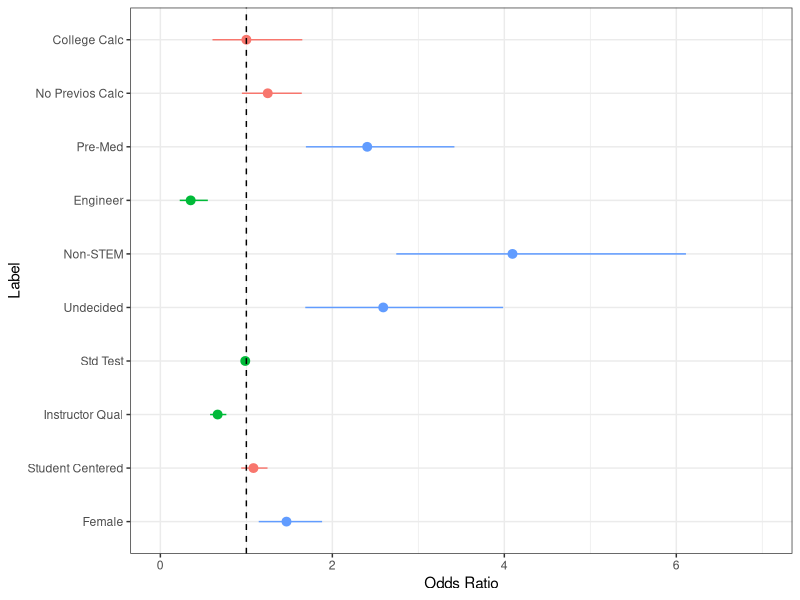

The R source for this figure:
## ---- chunk 1
knitr::opts_chunk$set(echo = FALSE, message = FALSE,
                      warning = FALSE, fig.width = 4,
                      fig.height = 4, tidy = TRUE)

library(dplyr)
library(tidyr)
library(knitr)
library(kableExtra)
library(forcats)
library(ggplot2)
library(mlmRev)
library(lme4)

## ---- chunk 2
data <- read.csv("CSPCC_Switcher_Data.csv")
data$Q3FUS=paste(data$Q3FUS_No, data$Q3FUS_Yes)
## ---- chunk 3
s1 <- data %>% 
  filter(Q26 == 1, Q3FUS_No == "No") %>% 
  mutate(Switch = 1)
s2 <- data %>% 
  filter(Q26 == 3, Q3FUS_No == "No") %>% 
  mutate(Switch = 1)
s3 <- data %>% 
  filter(is.na(Q26),Q5Post == 1, Q3FUS_No == "No") %>%
  mutate(Switch = 1)
s4 <- data %>% 
  filter(is.na(Q26),Q5Post == 3, Q3FUS_No == "No") %>%
  mutate(Switch = 1)
s5 <- data %>% 
  filter(Q26 == 1, Q3Post == 3, Q5Post == 1, Q3FUS_No != "No", Q3FUS_Yes != "Yes") %>% 
  mutate(Switch = 1)
s6 <- data %>% 
  filter(Q26 ==1, Q3Post == 2, Q3FUS_No != "No", Q3FUS_Yes != "Yes") %>%
  mutate(Switch = 1)
s7 <- data %>% 
  filter(Q26 == 3, Q5Post == 1, Q3Post == 3, Q3FUS_No != "No", Q3FUS_Yes != "Yes") %>% 
  mutate(Switch = 1)
s8 <- data %>% 
  filter(Q26 == 3, Q3Post == 2, Q3FUS_No != "No", Q3FUS_Yes != "Yes") %>% 
  mutate(Switch = 1)
s9 <- data %>%
  filter(is.na(Q26), Q5Post == 1, Q3Post ==3, Q3FUS_No != "No", Q3FUS_Yes != "Yes") %>%
  mutate(Switch = 1)
s10 <- data %>% 
  filter(is.na(Q26), Q5Post ==1, Q3Post ==2, Q3FUS_No != "No", Q3FUS_Yes != "Yes") %>% 
  mutate(Switch = 1)
s11 <- data %>%
  filter(is.na(Q26), Q5Post == 3, Q3Post ==2, Q3FUS_No != "No", Q3FUS_Yes != "Yes") %>%
  mutate(Switch = 1)
## ---- chunk 4
p12 <- data %>%
  filter(Q26 == 1, Q3FUS_Yes == "Yes") %>% 
  mutate(Switch = 0)

p13 <- data %>% 
  filter(Q26 == 3, Q3FUS_Yes == "Yes") %>% 
  mutate(Switch = 0)

p14 <- data %>%
  filter(is.na(Q26), Q5Post == 1, Q3FUS_Yes == "Yes") %>%
  mutate(Switch = 0)

p15 <- data %>% 
  filter(is.na(Q26), Q5Post == 3, Q3FUS_Yes == "Yes") %>% 
  mutate(Switch = 0)

p16 <- data %>%
  filter(Q26 == 1, Q3Post == 1, Q3FUS_No != "No", Q3FUS_Yes != "Yes") %>%
  mutate(Switch = 0)

p17 <- data %>% 
  filter(Q26 == 1, Q5Post == 3, Q3Post == 3, Q3FUS_No != "No", Q3FUS_Yes != "Yes") %>%
  mutate(Switch = 0)

p18 <- data %>% 
  filter(Q26 == 1, Q5Post == 2, Q3Post == 3, Q3FUS_No != "No", Q3FUS_Yes != "Yes" ) %>%
  mutate(Switch = 0)

p19 <- data %>% 
  filter(Q26 == 1, is.na(Q5Post), Q3Post == 3, Q3FUS_No != "No", Q3FUS_Yes != "Yes") %>%
  mutate(Switch = 0)

p20 <- data %>%
  filter(Q26 == 3, Q3Post == 1, Q3FUS_No != "No", Q3FUS_Yes != "Yes") %>%
  mutate(Switch = 0)
p21 <- data %>% 
  filter(Q26 == 3, Q5Post == 3, Q3Post == 3, Q3FUS_No != "No", Q3FUS_Yes != "Yes") %>%
  mutate(Switch = 0)


p22 <- data %>%
  filter(Q26 == 3, Q5Post == 2, Q3Post == 3, Q3FUS_No != "No", Q3FUS_Yes != "Yes")  %>%
  mutate(Switch = 0)

p23 <- data %>%
  filter(Q26 == 3, is.na(Q5Post), Q3Post == 3, Q3FUS_No != "No", Q3FUS_Yes != "Yes" )  %>%
  mutate(Switch = 0)

p24 <- data %>% 
  filter(is.na(Q26), Q5Post == 1, Q3Post == 1, Q3FUS_No != "No", Q3FUS_Yes != "Yes") %>%
  mutate(Switch = 0)

p25 <- data %>%
  filter(is.na(Q26), Q5Post == 3, Q3Post == 1, Q3FUS_No != "No", Q3FUS_Yes != "Yes") %>%
  mutate(Switch = 0)

p26 <- data %>%
  filter(is.na(Q26), Q5Post == 3, Q3Post == 3, Q3FUS_No != "No", Q3FUS_Yes != "Yes") %>%
  mutate(Switch = 0)
## ---- chunk 5

switchdata <- rbind(s1,s2,s3,s4,s5,s6,s7,s8,s9,s10,
                    s11,p12,p13,p14,p15,p16,p17,p18,
                    p19,p20,p21,p22,p23,p24,p25,p26)

## ---- chunk 6
careerdata <- switchdata %>% 
  mutate(major = fct_collapse(factor(switchdata$Q60, levels=1:16), 
                              `1` = c("3","4","5","7","8","9"), 
                              `2` = "6", 
                              `3` = c("1","2"),
                              `4` = c("10","11","12","13","14","15"),
                              `5` = "16")) %>%
  
 filter(!(is.na(Q15_CalculusNonAPFinalGrade) & is.na(Q17_CalculusABFinalGrade) 
          & is.na(Q17_CalculusBCFinalGrade) & is.na(Q18))) %>% #filter cal exp
  
  filter(! is.na(major)) %>% #filter major
  
  filter(! (is.na(Q3_SATMath) & is.na(Q7_ACTMath))) %>% #filter no stnd test
  
  
  filter(Q3_SATMath %in% seq(200,800,10) | Q7_ACTMath %in% seq(1,36,1)) %>%
  
  filter(! is.na(Q48)) %>%#filter gender
  
  filter(! (is.na(Q18Post_Applications) & is.na(Q18Post_Appointments) & is.na(Q18Post_AskedQs)
            & is.na(Q18Post_Discouraged) & is.na(Q18Post_Explanations) &
              is.na(Q18Post_Listened) & is.na(Q18Post_ProblemSolver) &
              is.na(Q18Post_Time))) %>% #filer instruc qual
  
filter(! (is.na(Q19Post_SpecificProblems) & is.na(Q19Post_WorkTogether) &
            is.na(Q19Post_Discussion) & is.na(Q19Post_Presentations) &
            is.na(Q19Post_Individually) & is.na(Q19Post_Lecture) & is.na(Q19Post_AskQuestions)
          & is.na(Q19Post_ExplainThinking))) #filter student prep
  
## ---- chunk 7
## Instructor Quality 
IQ <- select(data, Q18Post_Applications, Q18Post_Appointments,
             Q18Post_AskedQs, Q18Post_Discouraged, Q18Post_Explanations,
             Q18Post_Listened, Q18Post_ProblemSolver, Q18Post_Time)

IQ$Q18Post_Discouraged <- 7-IQ$Q18Post_Discouraged

IQ <- na.omit(IQ)

pr_IQ <- princomp(IQ)

rescale_load_iq <- pr_IQ$loadings/sum(pr_IQ$loadings[,1])
## ---- chunk 8
## Student centered
SC <- select(data, Q19Post_AskQuestions, Q19Post_Discussion, 
             Q19Post_ExplainThinking, Q19Post_Individually,
             Q19Post_Lecture,Q19Post_Presentations,Q19Post_SpecificProblems,
             Q19Post_WorkTogether)

SC$Q19Post_Lecture <- 7 - SC$Q19Post_Lecture

SC <- na.omit(SC)

pr_SC <- princomp(SC)



rescale_load_sc <- pr_SC$loadings/sum(pr_SC$loadings[,1])

## ---- chunk 9
#Make variables for Instructor quality and student centered practices
IQcareer <- select(careerdata, Q18Post_Applications, Q18Post_Appointments, 
                   Q18Post_AskedQs, Q18Post_Discouraged, Q18Post_Explanations,
                   Q18Post_Listened, Q18Post_ProblemSolver, Q18Post_Time)

IQcareer$Q18Post_Discouraged <- 7-IQcareer$Q18Post_Discouraged

SCcareer <- select(careerdata, Q19Post_AskQuestions, Q19Post_Discussion,
                   Q19Post_ExplainThinking, Q19Post_Individually,
                   Q19Post_Lecture,Q19Post_Presentations,Q19Post_SpecificProblems, 
                   Q19Post_WorkTogether)

SCcareer$Q19Post_Lecture <- 7 - SCcareer$Q19Post_Lecture

careerdata <- careerdata %>% 
  mutate(Inst.Qual = 
           apply(IQcareer,1,weighted.mean,rescale_load_iq[,1],na.rm = TRUE))

careerdata <- careerdata %>%
  mutate(Student.Cent =
           apply(SCcareer,1,weighted.mean,rescale_load_sc[,1],na.rm = TRUE))

## ---- chunk 10
X_SAT=careerdata$Q3_SATMath
SAT=rev(seq(200,800,by=10))
SAT_per=c(99,99, 99, 98, 97,97,96,95,95,94,93,
          91,90,88,87,85,83,82,79,77,75,73,70,
          67,64,62,59,55,52, 49,45,42,40,36,33,
          30,27,24,21,19,16,14,12,10,9, 7,6,5,4,
          3,3,2,2,1,1,1,1,1,0,0,0)

X_ACT=careerdata$Q7_ACTMath
ACT=36:1
ACT_per=c(99,99,99,98,97,96,95,93,91,88,84,79,
          73,67,61,56,52,47,42,36,27,15,6,2)
ACT_per=c(ACT_per, rep(1,length(ACT)-length(ACT_per)))

X_SAT=SAT_per[match(X_SAT, SAT)]

X_ACT= ACT_per[match(X_ACT, ACT)]
careerdata$x_per=rowMeans(cbind(X_SAT, X_ACT), na.rm=TRUE)

## ---- chunk 11

calcdata <- careerdata %>% mutate(Prev_Calc = I((!(is.na(careerdata$Q15_CalculusNonAPFinalGrade)) 
                                           | !(is.na(careerdata$Q17_CalculusABFinalGrade)) 
                                           |  !(is.na(careerdata$Q17_CalculusBCFinalGrade))) 
                                          & (careerdata$Q18 == 2 | is.na(careerdata$Q18) ))*1 
                            
                            + I(careerdata$Q18 == 1 & !is.na(careerdata$Q18))*2 
                            
                            + I((is.na(careerdata$Q15_CalculusNonAPFinalGrade)) 
                                & (is.na(careerdata$Q17_CalculusABFinalGrade)) 
                                &  (is.na(careerdata$Q17_CalculusBCFinalGrade)) 
                                & (careerdata$Q18 == 2 | is.na(careerdata$Q18)) )*3)

calcdata$Prev_Calc <- as.factor(calcdata$Prev_Calc)

calcdata$major <- relevel(calcdata$major, ref = "1")

## ---- chunk 12


mixM <- glmer(Switch ~ Prev_Calc + major + x_per + Inst.Qual 
              + Student.Cent + Q48 + (1|Institution),
              data = calcdata, family = "binomial", nAGQ = 10, 
              control = glmerControl("bobyqa",
                                     check.conv.grad = .makeCC("warning",tol = 1e-2))) 

sumMixM <- summary(mixM)

lower <- exp(sumMixM$coefficients[,1] - qnorm(.975) * sumMixM$coefficients[,2])
mean <- exp(sumMixM$coefficients[,1])
upper <- exp(sumMixM$coefficients[,1] + qnorm(.975) * sumMixM$coefficients[,2])

lower <- lower[-1]
mean <- mean[-1]
upper <- upper[-1]
group <- as.factor(c(1,1,3,2,3, 3, 2, 2,1, 3))

label <- c("College Calc", "No Previos Calc", "Pre-Med",
           "Engineer","Non-STEM","Undecided","Std Test", 
           "Instructor Qual", "Student Centered", "Female")


df <- data.frame(label, mean, lower, upper, group)

# reverses the factor level ordering for labels after coord_flip()
df$label <- factor(df$label, levels=rev(df$label))


fp <- ggplot(data=df, aes(x=label, y=mean, ymin=lower, ymax=upper, color = group)) +
        geom_pointrange() + 
        geom_hline(yintercept=1, lty=2) +  # add a dotted line at x=1 after flip
        coord_flip() +  # flip coordinates (puts labels on y axis)
        xlab("Label") + ylab("Odds Ratio") +
        theme_bw() +  # use a white background
        scale_y_continuous(limits=c(0,7)) + theme(legend.position = "None")
print(fp)
